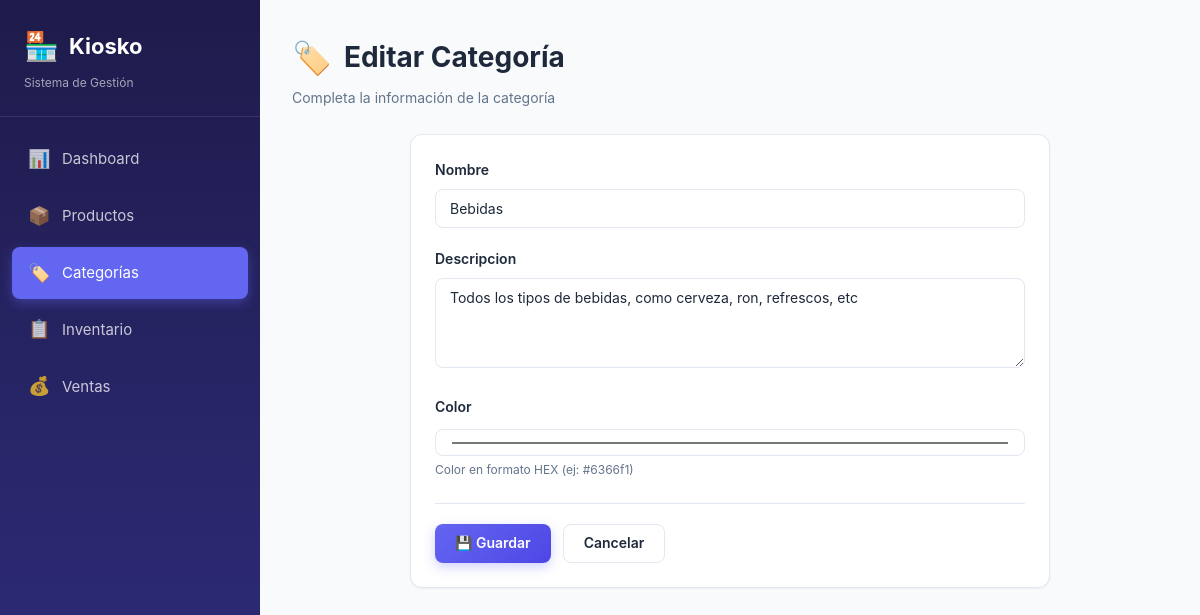
The page /categorias/1/editar/ on the database its author committed.
### tienda/models.py (models this page shows, shortened)
class Categoria(models.Model):
    nombre = models.CharField(max_length=100, unique=True)
    descripcion = models.TextField(blank=True, null=True)
    color = models.CharField(max_length=7, default='#6366f1',
                             help_text='Color en formato HEX (ej: #6366f1)')
    creado = models.DateTimeField(auto_now_add=True)
    class Meta:
        verbose_name = 'Categoría'
        verbose_name_plural = 'Categorías'
        ordering = ['nombre']

### tienda/views.py (the view)
# urls.py: path('categorias/<int:pk>/editar/', views.categoria_editar, name='categoria_editar'),
def categoria_editar(request, pk):
    categoria = get_object_or_404(Categoria, pk=pk)
    if request.method == 'POST':
        form = CategoriaForm(request.POST, instance=categoria)
        if form.is_valid():
            form.save()
            messages.success(request, 'Categoría actualizada.')
            return redirect('categoria_lista')
    else:
        form = CategoriaForm(instance=categoria)
    return render(request, 'categorias/form.html', {
        'form': form, 'accion': 'Editar', 'seccion': 'categorias'
    })

### tienda/forms.py
class CategoriaForm(forms.ModelForm):
    class Meta:
        model = Categoria
        fields = ['nombre', 'descripcion', 'color']
        widgets = {
            'nombre': forms.TextInput(attrs={'class': 'form-input', 'placeholder': 'Ej: Bebidas'}),
            'descripcion': forms.Textarea(attrs={'class': 'form-input', 'rows': 3}),
            'color': forms.TextInput(attrs={'class': 'form-input', 'type': 'color'}),
        }

### templates/categorias/form.html (shortened to what this page needs)
{% extends 'base.html' %}
{% block content %}
<div class="page-header">
    <div>
        <h1 class="page-title"><span class="title-icon">🏷️</span> {{ accion }} Categoría</h1>
        <p class="page-subtitle">Completa la información de la categoría</p>
    </div>
</div>
<div class="form-container">
    <div class="card">
        <div class="card-body">
            <form method="post">
                {% for field in form %}
                <div class="form-group">
                    <label for="{{ field.id_for_label }}">{{ field.label }}</label>
                    {{ field }}
                    {% if field.help_text %}<div class="form-help">{{ field.help_text }}</div>{% endif %}
                </div>
                {% endfor %}
                <div class="form-actions">
                    <button type="submit" class="btn btn-primary">💾 Guardar</button>
                    <a href="{% url 'categoria_lista' %}" class="btn btn-secondary">Cancelar</a>
                </div>
            </form>
        </div>
    </div>
</div>
{% endblock %}

### static/css/style.css (style rules this page uses)
* { margin: 0; padding: 0; box-sizing: border-box; }
:root { --primary: #6366f1; --primary-dark: #4f46e5; --primary-light: #818cf8; --secondary: #ec4899; --success: #10b981; --warning: #f59e0b; --danger: #ef4444; --bg: #f8fafc; --surface: #ffffff; --text: #1e293b; --text-muted: #64748b; --border: #e2e8f0; --shadow-sm: 0 1px 2px rgba(0,0,0,0.05); --shadow: 0 4px 6px -1px rgba(0,0,0,0.1), 0 2px 4px -1px rgba(0,0,0,0.06); --shadow-lg: 0 10px 25px -3px rgba(0,0,0,0.1); --radius: 12px; --radius-sm: 8px; --sidebar-width: 260px; }
body { font-family: -apple-system, BlinkMacSystemFont, 'Segoe UI', Roboto, 'Helvetica Neue', Arial, sans-serif; background: var(--bg); color: var(--text); line-height: 1.6; min-height: 100vh; }
.page-header { display: flex; justify-content: space-between; align-items: center; margin-bottom: 24px; flex-wrap: wrap; gap: 16px; }
.page-title { font-size: 28px; font-weight: 700; color: var(--text); display: flex; align-items: center; gap: 12px; }
.page-title .title-icon { font-size: 32px; }
.page-subtitle { color: var(--text-muted); font-size: 14px; margin-top: 4px; }
.btn { display: inline-flex; align-items: center; gap: 8px; padding: 10px 20px; border: none; border-radius: var(--radius-sm); font-size: 14px; font-weight: 600; cursor: pointer; text-decoration: none; transition: all 0.2s; line-height: 1.2; font-family: inherit; }
.btn-primary { background: linear-gradient(135deg, var(--primary) 0%, var(--primary-dark) 100%); color: white; box-shadow: 0 4px 12px rgba(99,102,241,0.3); }
.btn-secondary { background: white; color: var(--text); border: 1px solid var(--border); }
.card { background: var(--surface); border-radius: var(--radius); box-shadow: var(--shadow-sm); border: 1px solid var(--border); overflow: hidden; }
.card-body { padding: 24px; }
.form-input { padding: 10px 14px; border: 1px solid var(--border); border-radius: var(--radius-sm); font-size: 14px; font-family: inherit; background: white; transition: all 0.2s; min-width: 200px; color: var(--text); }
textarea.form-input { min-height: 90px; resize: vertical; }
.form-container { max-width: 640px; margin: 0 auto; }
.form-group { margin-bottom: 20px; }
.form-group label { display: block; font-size: 14px; font-weight: 600; margin-bottom: 8px; color: var(--text); }
.form-group .form-input { width: 100%; min-width: 0; }
.form-help { font-size: 12px; color: var(--text-muted); margin-top: 4px; }
.form-actions { display: flex; gap: 12px; margin-top: 24px; padding-top: 20px; border-top: 1px solid var(--border); }

### rows shown on the page
Categoria: form "Bebidas" "Todos los tipos de bebidas, como cerveza, ron, refrescos, etc" "#6366f1"

### other values the page prints
{{ accion }} "Editar"
{{ field.label }} "Nombre" "Descripcion" "Color"
{{ field.help_text }} "Color en formato HEX (ej: #6366f1)"
